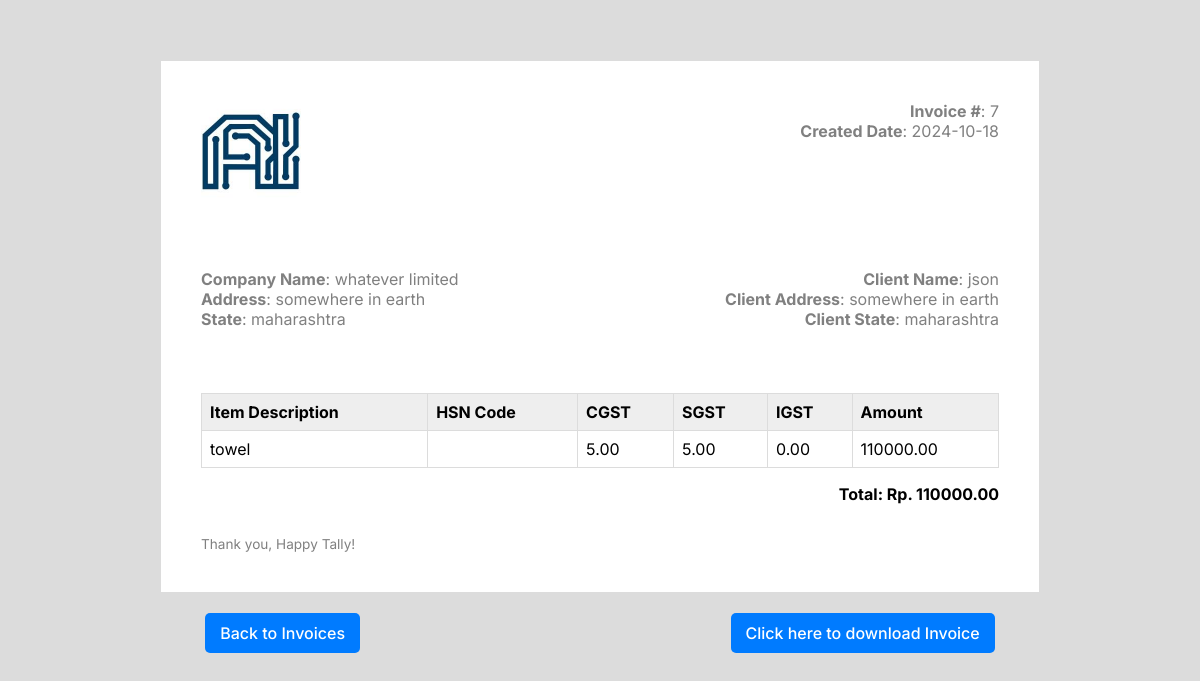
/public/display_invoice.php?id=7 (signed in), run on the app's committed database.
### tables this page shows
CREATE TABLE `tax_invoice` (
  `id` int(11) NOT NULL,
  `user_id` int(11) DEFAULT NULL,
  `name` varchar(100) DEFAULT NULL,
  `company_name` varchar(100) DEFAULT NULL,
  `address` text DEFAULT NULL,
  `state` varchar(100) DEFAULT NULL,
  `product_name` varchar(100) DEFAULT NULL,
  `price` decimal(10,2) DEFAULT NULL,
  `quantity` int(11) DEFAULT NULL,
  `gst_rate` decimal(5,2) DEFAULT NULL,
  `cgst` decimal(5,2) DEFAULT NULL,
  `sgst` decimal(5,2) DEFAULT NULL,
  `igst` decimal(5,2) DEFAULT NULL,
  `total` decimal(10,2) DEFAULT NULL,
  `date` date DEFAULT NULL,
  `hsn_code` varchar(100) DEFAULT NULL,
  `gstin` varchar(15) DEFAULT NULL
);

### public/display_invoice.php (the view, shortened to what this page needs)
<?php
require "../config/database.php";
$invoice_id = $_GET['id'];
$stmt = $pdo->prepare("SELECT * FROM tax_invoice WHERE id = ? AND user_id = ?");
$stmt->execute([$invoice_id, $_SESSION['user_id']]);
$invoice = $stmt->fetch(PDO::FETCH_ASSOC);
$itemStmt = $pdo->prepare("SELECT * FROM tax_invoice WHERE id = ?");
$itemStmt->execute([$invoice_id]);
$items = $itemStmt->fetchAll(PDO::FETCH_ASSOC);
?>
<!DOCTYPE html>
<html lang="en">
<head>
    <link rel="stylesheet" href="../css/invoice.css" />
</head>
<body>
    <section class="wrapper-invoice">
        <div class="invoice">
            <div class="invoice-information">
                <p><strong>Invoice #</strong>: <?= htmlspecialchars($invoice['id']); ?></p>
                <p><strong>Created Date</strong>: <?= htmlspecialchars(date('Y-m-d', strtotime($invoice['date']))); ?></p>
            </div>
            <div class="invoice-logo-brand">
                <img src="../ai.jfif" alt="Brand Logo" />
            </div>
            <div class="invoice-head">
                <div class="head client-info">
                    <p><strong>Company Name</strong>: <?= htmlspecialchars($invoice['company_name']); ?></p>
                    <p><strong>Address</strong>: <?= htmlspecialchars($invoice['address']); ?></p>
                    <p><strong>State</strong>: <?= htmlspecialchars($invoice['state']); ?></p>
                </div>
                <div class="head client-data">
                    <p><strong>Client Name</strong>: <?= htmlspecialchars($invoice['name']); ?></p>
                    <p><strong>Client Address</strong>: <?= htmlspecialchars($invoice['address']); ?></p>
                    <p><strong>Client State</strong>: <?= htmlspecialchars($invoice['state']); ?></p>
                </div>
            </div>
            <div class="invoice-body">
                <table class="table">
                    <thead>
                        <tr>
                            <th>Item Description</th>
                            <th>HSN Code</th>
                            <th>CGST</th>
                            <th>SGST</th>
                            <th>IGST</th>
                            <th>Amount</th>
                        </tr>
                    </thead>
                    <tbody>
                        <?php foreach ($items as $item): ?>
                        <tr>
                            <td><?= htmlspecialchars($item['product_name']); ?></td>
                            <td><?= htmlspecialchars($item['hsn_code']); ?></td>
                            <td><?= htmlspecialchars($item['cgst']); ?></td>
                            <td><?= htmlspecialchars($item['sgst']); ?></td>
                            <td><?= htmlspecialchars($item['igst']); ?></td>
                            <td><?= htmlspecialchars($item['total']); ?></td>
                        </tr>
                        <?php endforeach; ?>
                    </tbody>
                </table>
                <div class="invoice-total-amount">
                    <p>Total: Rp. <?= htmlspecialchars($invoice['total']); ?></p>
                </div>
            </div>
            <div class="invoice-footer">
                <p>Thank you, Happy Tally!</p>
            </div>
        </div>
    </section>
    <div class="invoice-actions">
        <a href="invoice_view.php">Back to Invoices</a>
        <a href="download_invoice.php?id=<?= $invoice['id']; ?>">Click here to download Invoice</a>
    </div>
</body>
</html>

### css/invoice.css (style rules this page uses)
* { margin: 0 auto; padding: 0 auto; user-select: none; }
body { padding: 20px; font-family: "Inter", -apple-system, BlinkMacSystemFont, "Segoe UI", Roboto, Oxygen, Ubuntu, Cantarell, "Open Sans", "Helvetica Neue", sans-serif; -webkit-font-smoothing: antialiased; background-color: #dcdcdc; }
.wrapper-invoice { display: flex; justify-content: center; }
.wrapper-invoice .invoice { height: auto; background: #fff; padding: 5vh; margin-top: 5vh; max-width: 110vh; width: 100%; box-sizing: border-box; border: 1px solid #dcdcdc; }
.wrapper-invoice .invoice .invoice-information { float: right; text-align: right; }
.wrapper-invoice .invoice .invoice-information p { font-size: 2vh; color: gray; }
.wrapper-invoice .invoice .invoice-logo-brand img { max-width: 100px; width: 100%; object-fit: fill; }
.wrapper-invoice .invoice .invoice-head { display: flex; margin-top: 8vh; }
.wrapper-invoice .invoice .invoice-head .head { width: 100%; box-sizing: border-box; }
.wrapper-invoice .invoice .invoice-head .client-info { text-align: left; }
.wrapper-invoice .invoice .invoice-head .client-info p { font-size: 2vh; color: gray; }
.wrapper-invoice .invoice .invoice-head .client-data { text-align: right; }
.wrapper-invoice .invoice .invoice-head .client-data p { font-size: 2vh; color: gray; }
.wrapper-invoice .invoice .invoice-body { margin-top: 8vh; }
.wrapper-invoice .invoice .invoice-body .table { border-collapse: collapse; width: 100%; }
.wrapper-invoice .invoice .invoice-body .table thead tr th { font-size: 2vh; border: 1px solid #dcdcdc; text-align: left; padding: 1vh; background-color: #eeeeee; }
.wrapper-invoice .invoice .invoice-body .table tbody tr td { font-size: 2vh; border: 1px solid #dcdcdc; text-align: left; padding: 1vh; background-color: #fff; }
.wrapper-invoice .invoice .invoice-body .table tbody tr td:nth-child(2) { text-align: right; }
.wrapper-invoice .invoice .invoice-body .invoice-total-amount { margin-top: 1rem; }
.wrapper-invoice .invoice .invoice-body .invoice-total-amount p { font-weight: bold; color: "#0F172A"; text-align: right; font-size: 2vh; }
.wrapper-invoice .invoice .invoice-footer { margin-top: 4vh; }
.wrapper-invoice .invoice .invoice-footer p { font-size: 1.7vh; color: gray; }
.invoice-actions { display: flex; justify-content: space-between; margin-top: 20px; }
.invoice-actions a { background-color: #007bff; color: white; padding: 10px 15px; text-decoration: none; border-radius: 5px; transition: background-color 0.3s, transform 0.2s; font-weight: 500; }

### data on the page
tax_invoice: id "7", date "2024-10-18", company_name "whatever limited", address "somewhere in earth", state "maharashtra", name "json", product_name "towel", cgst "5.00", sgst "5.00", igst "0.00", total "110000.00"
